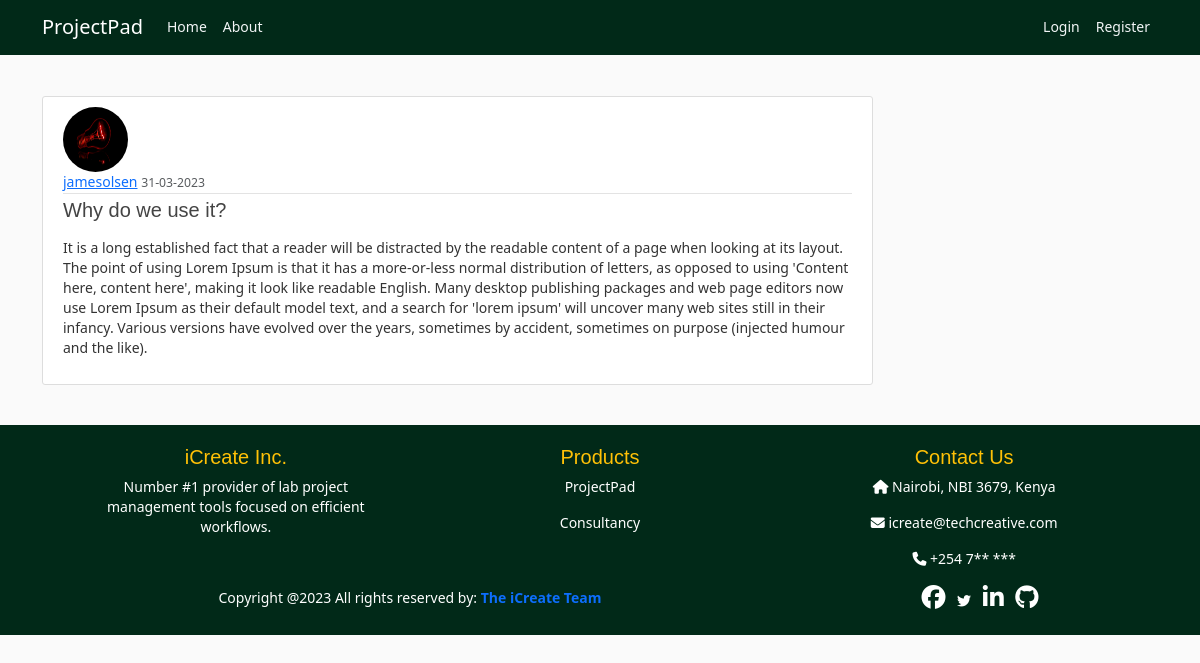
/article/7, run on the app's committed database.
### projectpad/models.py (models this page shows, shortened)
class User(db.Model, UserMixin):
    id = db.Column(db.Integer, primary_key=True)
    username = db.Column(db.String(20), unique=True, nullable=False)
    email = db.Column(db.String(120), unique=True, nullable=False)
    image_file = db.Column(db.String(120), nullable=False, default='default.jpg')
    password = db.Column(db.String(60), nullable=False)
    articles = db.relationship('Article', backref='author', lazy=True)

class Article(db.Model):
    id = db.Column(db.Integer, primary_key=True)
    title = db.Column(db.String(100), nullable=False)
    date_created = db.Column(db.DateTime, nullable=False, default=datetime.utcnow)
    content = db.Column(db.Text, nullable=False)
    user_id = db.Column(db.Integer, db.ForeignKey('user.id'), nullable=False)

### projectpad/routes.py (the view)
@app.route("/article/<int:article_id>", strict_slashes=False)
def article(article_id):
    article = Article.query.get_or_404(article_id)
    return render_template('article.html', title=article.title, article=article)

### projectpad/templates/article.html (shortened to what this page needs)
{% extends "layout.html" %}
{% block content %}
<article class="media content-section">
    <img class="rounded-circle article-img"
        src="{{ url_for('static', filename='images/' + article.author.image_file) }}">
    <div class="media-body">
        <div class="article-metadata">
            <a class="mr-2" href="{{ url_for('account')}}">{{ article.author.username }}</a>
            <small class="text-muted">{{ article.date_created.strftime('%d-%m-%Y') }}</small>
        </div>
        <h2 class="article-title">{{ article.title }}</h2>
        <p class="article-content">{{ article.content | safe }}</p>
    </div>
</article>
{% endblock content %}

### projectpad/static/styles/styles.css (style rules this page uses)
body { background: #fafafa; color: #333333; margin-top: 6rem; font-size: 14px; line-height: 1.428571429; }
h1, h2, h3, h4, h5, h6 p { font-family: Arial, Helvetica, sans-serif; color: #444444; }
h2 { font-size: 20px; }
.content-section { background: #ffffff; padding: 10px 20px; border: 1px solid #dddddd; border-radius: 3px; margin-bottom: 20px; }
.article-title { color: #444444; }
.article-content { white-space: pre-line; }
.article-img { height: 65px; width: 65px; margin-right: 16px; }
.article-metadata { padding-bottom: 1px; margin-bottom: 4px; border-bottom: 1px solid #e3e3e3 }

### data on the page
User: image_file (placeholder picture), author.username "jamesolsen"
Article: date_created "31-03-2023", title "Why do we use it?", content "It is a long established fact that a reader will be distracted by the readable content of a page when looking at its layout. The point of using Lorem Ipsum is that it has a more-or-less normal distribution of letters, as opposed to using 'Content here, content here', making it look like readable English. Many desktop publishing packages and web page editors now use Lorem Ipsum as their default model text, and a search for 'lorem ipsum' will uncover many web sites still in their infancy. Various versions have evolved over the years, sometimes by accident, sometimes on purpose (injected humour and the like)."
